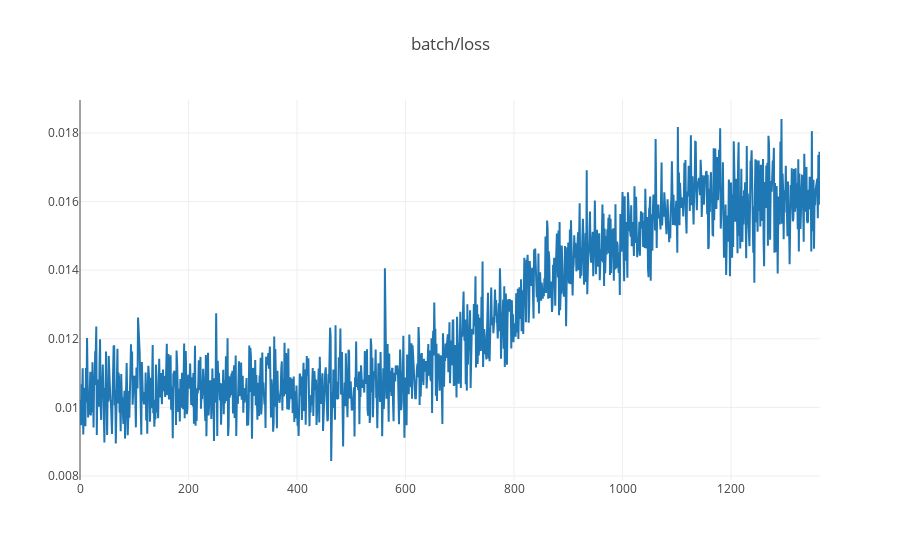
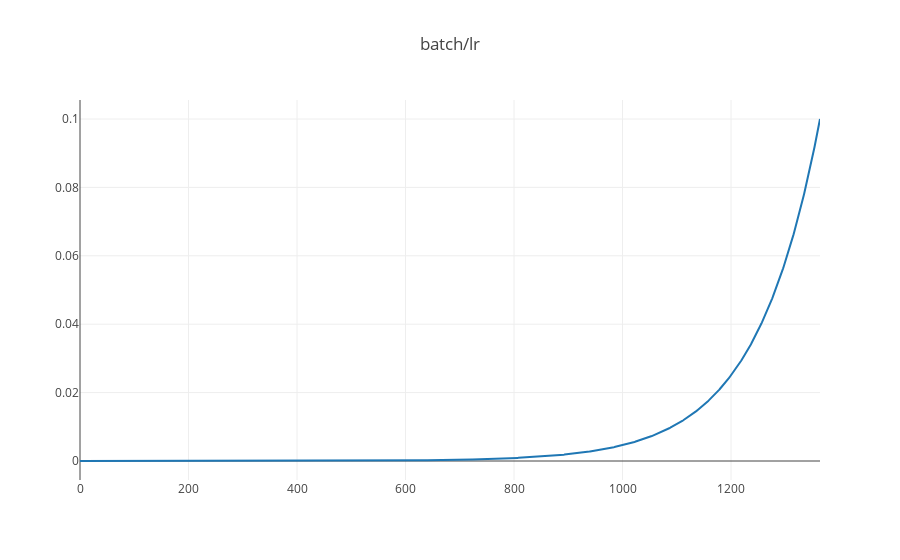

The notebook cell these images were saved under, in order:
### Code cell
keker.plot_kek_lr("logdir/resnet34/1")

### Figure 1 — Plotly figure (JSON) as saved in the notebook; plotly's stock layout.template omitted (floating-point values rounded to 4 significant figures; data arrays with more than 128 entries replaced by an {"elided": "..."} marker saying what was removed)
{"data": [{"name": "train/batch/loss", "type": "scatter", "uid": "c75e8869-8011-4242-baa8-85ca6b7d9493", "x": {"elided": "1365 int values"}, "y": {"elided": "1365 float values"}}], "layout": {"title": {"text": "batch/loss"}, "yaxis": {"hoverformat": ".6f"}}}

### Figure 2 — Plotly figure (JSON) as saved in the notebook; plotly's stock layout.template omitted (floating-point values rounded to 4 significant figures; data arrays with more than 128 entries replaced by an {"elided": "..."} marker saying what was removed)
{"data": [{"name": "train/batch/lr", "type": "scatter", "uid": "b132f28c-f63d-4e2f-9c86-905b4f384282", "x": {"elided": "1365 int values"}, "y": {"elided": "1365 float values"}}], "layout": {"title": {"text": "batch/lr"}, "yaxis": {"hoverformat": ".6f"}}}
